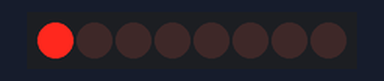
This sketch was run on a simulated Arduino Uno, built with avr-gcc and run on an emulated ATmega328P. Shown: 8 shift-register outputs drawn as a row of LEDs (first output left, lit = HIGH). Wiring (inferred from the names in the program): shift register (74HC595): data pin 2; shift clock pin 4; latch pin 3. Wiring (inferred from the signals the program sends): row of LEDs: on Q0, Q1, Q2, Q3, Q4, Q5, Q6, Q7.

Above: at 0.05 s.
At 0.35 s:
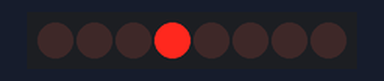
At 0.75 s:
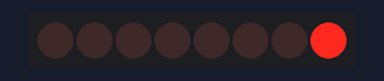
At 1.45 s:
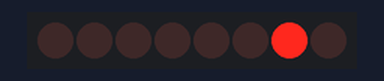
At 2.15 s:
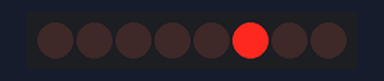
At 2.85 s:
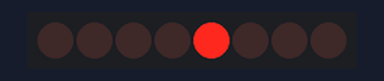
Timing chart, 0 to 3.1 s (numbered marks = the images above):
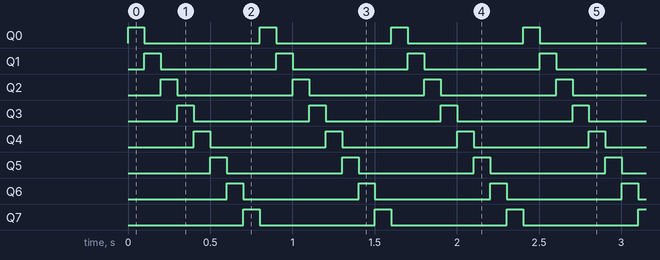

Measured:
- by itself, Q0–7: alternates HIGH for 0.10 s and LOW for 0.70 s
- by itself, everything shown: repeats every 0.80 s, in 8 steps

The sketch:

registre_chenillard_envers.ino
```cpp
const byte PIN_DONNEE = 2;
const byte PIN_VERROU = 3;
const byte PIN_HORLOGE = 4;

void setup() {
  pinMode(PIN_DONNEE, OUTPUT);
  pinMode(PIN_VERROU, OUTPUT);
  pinMode(PIN_HORLOGE, OUTPUT);
}

void loop() {
  for (int i = 0; i < 8; i++) {
    envoyer(1 << i);
    delay(100);
  }
}

void envoyer(byte valeur) {
  digitalWrite(PIN_VERROU, LOW);
  shiftOut(PIN_DONNEE, PIN_HORLOGE, MSBFIRST, valeur);
  digitalWrite(PIN_VERROU, HIGH);
}
```
